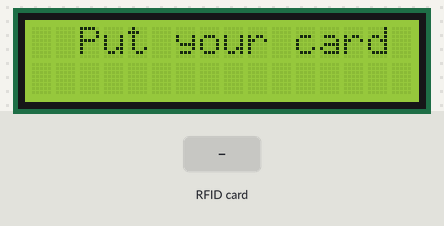
Bench run of a sketch on a simulated Arduino Uno, built with avr-gcc and run on an emulated ATmega328P. Shown: 16×2 character LCD. Inputs (shaded band) come from the test bench. The local clock reads 2024-03-15 10:24:30 at power-on unless the sketch sets it; what the sketch prints to the serial monitor is not drawn.

Above: at 1.3 s.
1.4 s: RFID card 12 AC FE 1E held to the reader
At 2.0 s:
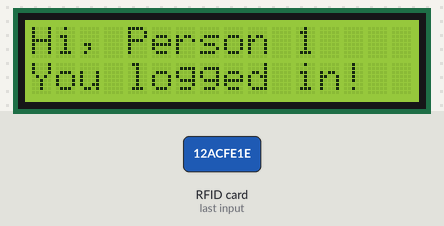
2.9 s: RFID card 5E 7A 19 C4 held to the reader
At 3.7 s:
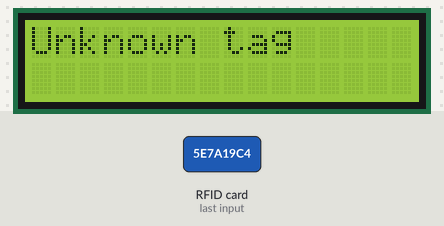
4.4 s: RFID card 12 AC FE 1E held to the reader
At 4.7 s:
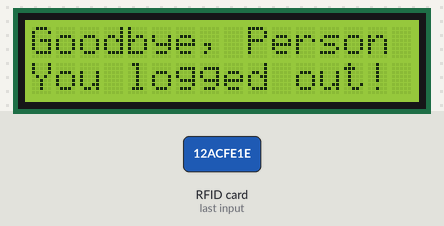
5.9 s: RFID card 40 F3 A8 89 held to the reader
At 7.0 s:
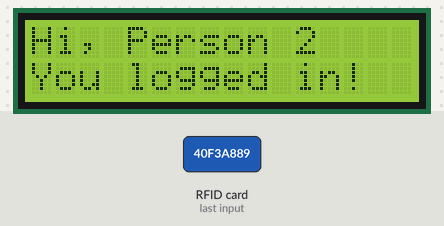
Timing chart, 0 to 8.4 s (numbered marks = the images above; inputs shaded):
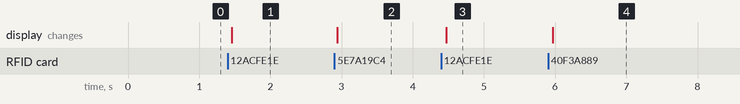

Measured:
- after the input at 1.4 s, the display: changes after 0.05 s (image 1)
- after the input at 2.9 s, the display: changes at once (image 2)
- after the input at 4.4 s, the display: changes after 0.07 s (image 3)
- after the input at 5.9 s, the display: changes after 0.07 s (image 4)

The sketch:

RFID_Attendance_Tracker_Code.ino
```cpp
#include <virtuabotixRTC.h>
#include <SPI.h>
#include <MFRC522.h>
#include <LiquidCrystal_I2C.h>

#define RST_PIN 9
#define SS_PIN  10

virtuabotixRTC myRTC(6, 7, 8);
MFRC522 mfrc522(SS_PIN, RST_PIN);
LiquidCrystal_I2C lcd(0x27, 16, 2);

byte knownTags[2][4] = {
  {0x12, 0xAC, 0xFE, 0x1E},
  {0x40, 0xF3, 0xA8, 0x89}
};

String tagNames[2] = { //
  "Person 1",
  "Person 2"
};

bool loggedIn[2] = {false, false}; // Initialize login status for each tag

void setup() {
  Serial.begin(9600);
  while (!Serial);
  SPI.begin();
  mfrc522.PCD_Init();
  lcd.init();
  lcd.backlight();
  lcd.setCursor(2, 0);
  lcd.print("Put your card");
}

void loop() {
  if (mfrc522.PICC_IsNewCardPresent()) {
    if (mfrc522.PICC_ReadCardSerial()) {
      lcd.clear();
      lcd.setCursor(0, 0);
      lcd.print("Scanned UID");

      String uidString = "";
      for (uint8_t i = 0; i < 4; i++) {
        uidString += String(mfrc522.uid.uidByte[i], HEX) + " ";
      }

      bool tagFound = false;
      for (int i = 0; i < 2; i++) {
        bool match = true;
        for (int j = 0; j < 4; j++) {
          if (mfrc522.uid.uidByte[j] != knownTags[i][j]) {
            match = false;
            break;
          }
        }

        if (match) {
          lcd.clear();
          lcd.setCursor(0, 0);
          if (loggedIn[i]) {
              lcd.print("Goodbye, " + tagNames[i]);
              lcd.setCursor(0, 1);
              lcd.print("You logged out!");
              printDateTime(tagNames[i], loggedIn[i]); // Pass loggedIn status
          } else {
              lcd.print("Hi, " + tagNames[i]);
              lcd.setCursor(0, 1);
              lcd.print("You logged in!");
              printDateTime(tagNames[i], loggedIn[i]); // Pass loggedIn status
          }

          loggedIn[i] = !loggedIn[i]; // Toggle login/logout state
          tagFound = true;
          break;
        }
      }

      if (!tagFound) {
        lcd.clear();
        lcd.setCursor(0, 0);
        lcd.print("Unknown tag");
      }

      mfrc522.PICC_HaltA();
      mfrc522.PCD_StopCrypto1();
      delay(1000);
    }
  }
}

void printDateTime(String name, bool loggedIn) {
  myRTC.updateTime();

  Serial.print("Name: "); //space
  Serial.print(name);
  Serial.print(" "); //space
  if (loggedIn) {
    Serial.print("OUT");
  } else {
    Serial.print("IN");
  }
  Serial.print(" "); //space
  Serial.print("Date: "); //space
  Serial.print(myRTC.dayofmonth);
  Serial.print("/");
  Serial.print(myRTC.month);
  Serial.print("/");
  Serial.print(myRTC.year);
  Serial.print("  "); //space
  Serial.print("Time: "); //space
  Serial.print(myRTC.hours);
  Serial.print(":");
  Serial.print(myRTC.minutes);
  Serial.print(":");
  Serial.println(myRTC.seconds);
}
```
